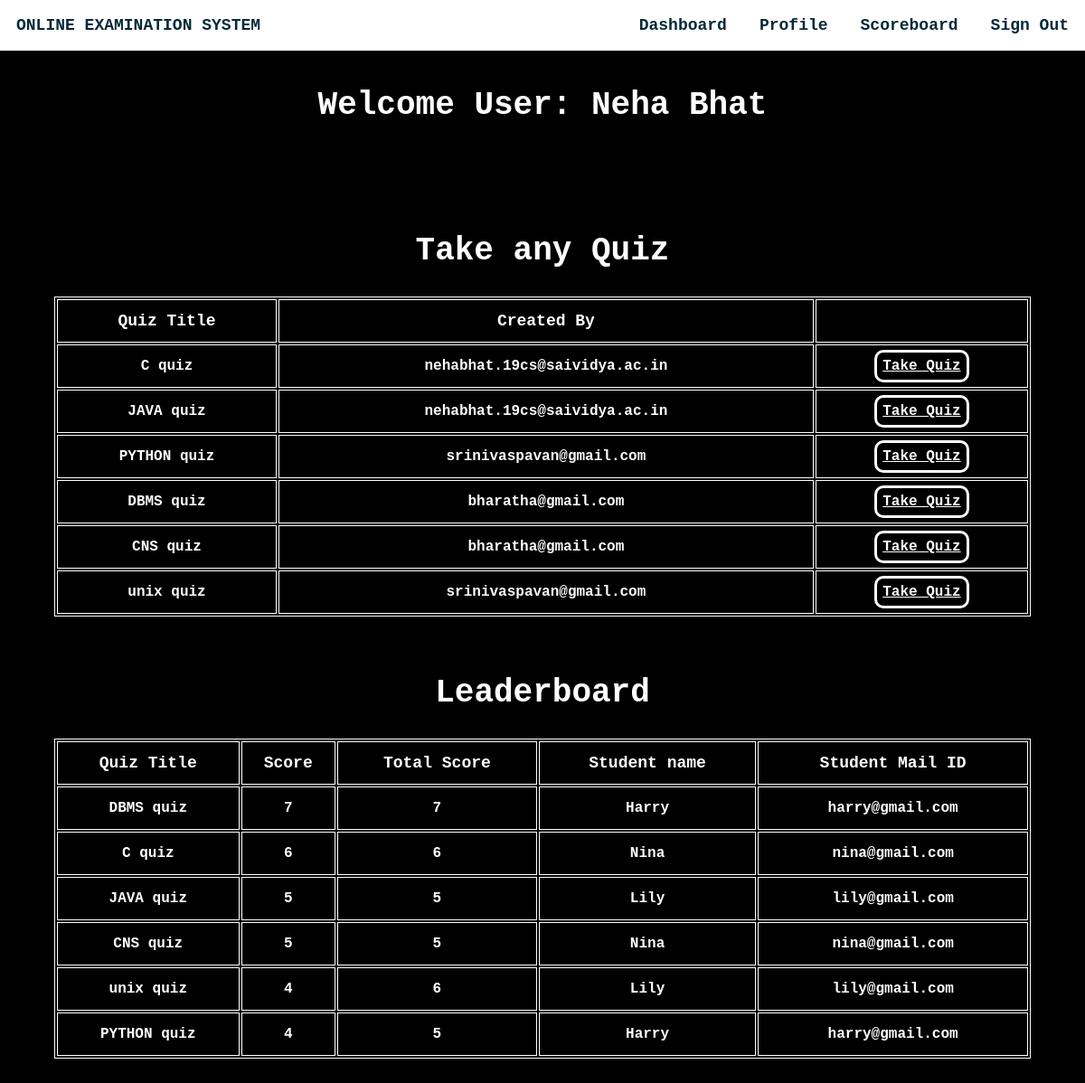
/homestud.php (signed in), run on the app's committed database.
### tables this page shows
CREATE TABLE IF NOT EXISTS `staff` (
  `staffid` varchar(10) NOT NULL,
  `name` varchar(20) NOT NULL,
  `mail` varchar(30) NOT NULL,
  `phno` varchar(10) NOT NULL,
  `gender` varchar(1) NOT NULL,
  `DOB` varchar(10) NOT NULL,
  `pw` varchar(200) NOT NULL,
  `dept` varchar(3) DEFAULT NULL,
  PRIMARY KEY (`mail`),
  UNIQUE KEY `mail` (`mail`,`phno`),
  UNIQUE KEY `staffid` (`staffid`)
);

CREATE TABLE IF NOT EXISTS `quiz` (
  `quizid` int(11) NOT NULL AUTO_INCREMENT,
  `quizname` varchar(20) NOT NULL,
  `date_created` timestamp NOT NULL DEFAULT CURRENT_TIMESTAMP,
  `mail` varchar(30) DEFAULT NULL,
  PRIMARY KEY (`quizid`),
  KEY `mail` (`mail`),
  KEY `quizid` (`quizid`)
);

CREATE TABLE IF NOT EXISTS `score` (
  `slno` int(11) NOT NULL AUTO_INCREMENT,
  `score` int(11) NOT NULL,
  `quizid` int(11) NOT NULL,
  `mail` varchar(30) DEFAULT NULL,
  `totalscore` int(11) DEFAULT NULL,
  `remark` varchar(20) DEFAULT NULL,
  PRIMARY KEY (`slno`),
  KEY `quizid` (`quizid`),
  KEY `mail` (`mail`)
);

CREATE TABLE IF NOT EXISTS `student` (
  `usn` varchar(10) NOT NULL,
  `name` varchar(20) NOT NULL,
  `mail` varchar(30) NOT NULL,
  `phno` varchar(10) NOT NULL,
  `gender` varchar(1) NOT NULL,
  `DOB` varchar(10) NOT NULL,
  `pw` varchar(200) NOT NULL,
  `dept` varchar(3) DEFAULT NULL,
  PRIMARY KEY (`mail`),
  UNIQUE KEY `mail` (`mail`),
  UNIQUE KEY `phno` (`phno`),
  UNIQUE KEY `usn` (`usn`),
  KEY `dept` (`dept`)
);

### homestud.php (the view, shortened to what this page needs)
<html>
<head>
</head>
<?php
                $conn = mysqli_connect("localhost", "root", "", "project");if (!$conn) {
    echo "<script>alert(\"Database error retry after some time !\")</script>";
}
?>
<body style="color: #fff !important;font-weight:bolder;margin: 0 !important;font-weight: bolder !important;font-family: 'Georgia', Georgia, monospace;">
    <div style="background-color: #000000;height: auto;">
        <div class="navbar" style="display: inline-flex;width: 100%;color:#042A38;position:fixed;">
            <section style="margin: 1.5vw;">ONLINE EXAMINATION SYSTEM</section>
            <ul style="display: inline-flex;padding: 0 !important;margin: 0;float: right;right: 0;position: fixed;width: 50vw;">
                <li onclick="dash()">Dashboard</li>
                <li onclick="prof()">Profile</li>
                <li onclick="score()">Scoreboard</li>
                <li onclick="lo()">Sign Out</li>
            </ul>
        </div><br><br>
        <?php
        $type1 = $_SESSION["type"];
        $username1 = $_SESSION["username"];
        $sql = "select * from " . $type1 . " where mail='{$username1}'";
        $res =   mysqli_query($conn, $sql);
        if ($res == true) {
            while ($row = mysqli_fetch_array($res)) {
                $dbname = $row['name'];
            }
        }
        ?>
        <center><section style="width:100vw;margin:0vw;margin-top:5vw;font-size:3vw;">Welcome User:&nbsp;<?php echo $dbname ?></section></center>
        <section style="color:#fff !important"><br><br><br><br><br>
        <?php
            $sql ="select * from quiz";
            $res=mysqli_query($conn,$sql);
            if($res)
            {
                echo "<center><h1 style=\"font-size:3vw;\">Take any Quiz</h1></center>";
                echo "<center><table><thead><tr><td>Quiz Title</td><td>Created By</td><td>  </td></tr></thead>";
                while ($row = mysqli_fetch_assoc($res)) {
                    echo "<tr><td>".$row["quizname"]."</td><td>".$row["mail"]."</td><td><a id=\"tq\" href='takeq.php?qid=".$row['quizid']."'>Take Quiz</button></tr>";
                }
                echo "</table></center>";
            }
            ?>
        </section>
            <div>
                <p>
                    <br>
                </p>
            </div>
            <section style="color:#fff !important">
            <?php
            $sql="call leaderboard;";
            $res=mysqli_query($conn,$sql);
            if($res)
            {
                echo "<center><h1 style=\"font-size: 3vw\">Leaderboard</h1></center>";
                echo "<table id=\"le\"><thead><tr><td>Quiz Title</td><td>Score</td><td>Total Score</td><td>Student name</td><td>Student Mail ID</td></tr></thead>";
                while ($row = mysqli_fetch_assoc($res)) {
                    echo "<tr><td>".$row["quizname"]."</td><td>".$row["score"]."</td><td>".$row["totalscore"]."</td><td>".$row["name"]."</td><td>".$row["mail"]."</td></tr>";
                }
                echo "</table><br><br><br>";
            }
            else{
                echo mysqli_error($conn);
            }
            ?>
        </section>
    </div>
</body>
</html>

### homestud.php (style rules this page uses)
li { margin: 1.5vw; font-size: 1.5vw !important; }
ul { list-style: none; width: auto !important; font-weight: 2vw !important; }
.navbar { background-color: white !important; font-size: 1.5vw !important; }
a { text-decoration: none; color: #fff; }
table { width: 90vw; margin-left: 5vw; margin-right: 5vw; align-content: center; border: 1px solid white; }
thead { font-weight:900; font-size: 1.5vw; }
td { width: auto; border: 1px solid white; text-align: center; height: 4vw; font-weight: bold; }
#tq { text-decoration: underline; border: 3px solid #fff; padding: 0.5vw; border-radius: 10px; }
#le { margin-bottom: 2vw; }

### data on the page
staff: name "Neha Bhat"
quiz: quizname "C quiz", mail "nehabhat.19cs@saividya.ac.in"
quiz: quizname "JAVA quiz", mail "nehabhat.19cs@saividya.ac.in"
quiz: quizname "PYTHON quiz", mail "srinivaspavan@gmail.com"
quiz: quizname "DBMS quiz", mail "bharatha@gmail.com"
quiz: quizname "CNS quiz", mail "bharatha@gmail.com"
quiz: quizname "unix quiz", mail "srinivaspavan@gmail.com"
score: quizid.quizname "DBMS quiz", score "7", totalscore "7", mail.name "Harry", mail "harry@gmail.com"
score: quizid.quizname "C quiz", score "6", totalscore "6", mail.name "Nina", mail "nina@gmail.com"
score: quizid.quizname "JAVA quiz", score "5", totalscore "5", mail.name "Lily", mail "lily@gmail.com"
score: quizid.quizname "CNS quiz", score "5", totalscore "5", mail.name "Nina", mail "nina@gmail.com"
score: quizid.quizname "unix quiz", score "4", totalscore "6", mail.name "Lily", mail "lily@gmail.com"
score: quizid.quizname "PYTHON quiz", score "4", totalscore "5", mail.name "Harry", mail "harry@gmail.com"
